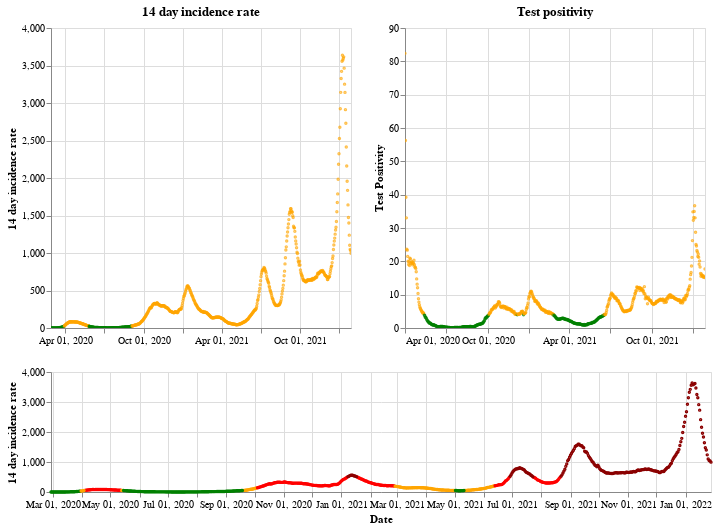

Notebook source saved alongside this figure:
### Markdown cell above
## Scotland

### Code cell
plot_traffic_light('Scotland')

### Figure 1 — Vega-Lite specification as saved in the notebook (floating-point values rounded to 4 significant figures; data arrays with more than 128 entries replaced by an {"elided": "..."} marker saying what was removed)
{"config": {"view": {"continuousWidth": 400, "continuousHeight": 300}}, "vconcat": [{"hconcat": [{"mark": {"type": "point", "size": 2}, "encoding": {"color": {"condition": {"value": "green", "test": "(datum.twoWeeklyCasesRate <= 25)"}, "value": "orange"}, "tooltip": [{"type": "nominal", "field": "areaName"}, {"type": "temporal", "field": "date"}, {"type": "quantitative", "field": "twoWeeklyCasesRate"}, {"type": "quantitative", "field": "testPositivity"}], "x": {"type": "temporal", "axis": {"title": ""}, "field": "date", "scale": {"domain": {"selection": "DateBrush"}}, "timeUnit": "yearmonthdate"}, "y": {"type": "quantitative", "axis": {"title": "14 day incidence rate"}, "field": "twoWeeklyCasesRate"}}, "title": "14 day incidence rate", "width": 300}, {"mark": {"type": "point", "size": 2}, "encoding": {"color": {"condition": {"value": "green", "test": "(datum.testPositivity <= 4)"}, "value": "orange"}, "tooltip": [{"type": "nominal", "field": "areaName"}, {"type": "temporal", "field": "date"}, {"type": "quantitative", "field": "twoWeeklyCasesRate"}, {"type": "quantitative", "field": "testPositivity"}], "x": {"type": "temporal", "axis": {"title": ""}, "field": "date", "scale": {"domain": {"selection": "DateBrush"}}, "timeUnit": "yearmonthdate"}, "y": {"type": "quantitative", "axis": {"title": "Test Positivity"}, "field": "testPositivity"}}, "title": "Test positivity", "width": 300}]}, {"layer": [{"mark": {"type": "point", "size": 2}, "encoding": {"color": {"condition": {"value": "orange", "test": "(((datum.testPositivity < 4) && (datum.twoWeeklyCasesRate >= 50)) && (datum.twoWeeklyCasesRate < 200))"}, "value": "red"}, "opacity": {"condition": {"value": 1, "test": "((datum.twoWeeklyCasesRate >= 50) && (datum.twoWeeklyCasesRate < 500))"}, "value": 0}, "tooltip": [{"type": "nominal", "field": "areaName"}, {"type": "temporal", "field": "date"}, {"type": "quantitative", "field": "twoWeeklyCasesRate"}, {"type": "quantitative", "field": "testPositivity"}], "x": {"type": "temporal", "axis": {"title": "Date"}, "field": "date", "timeUnit": "yearmonthdate"}, "y": {"type": "quantitative", "axis": {"title": "14 day incidence rate"}, "field": "twoWeeklyCasesRate"}}, "selection": {"DateBrush": {"type": "interval", "encodings": ["x"], "fields": ["Time"]}}}, {"mark": {"type": "point", "size": 2}, "encoding": {"color": {"value": "darkred"}, "opacity": {"condition": {"value": 1, "test": "(datum.twoWeeklyCasesRate >= 500)"}, "value": 0}, "tooltip": [{"type": "nominal", "field": "areaName"}, {"type": "temporal", "field": "date"}, {"type": "quantitative", "field": "twoWeeklyCasesRate"}, {"type": "quantitative", "field": "testPositivity"}], "x": {"type": "temporal", "axis": {"title": "Date"}, "field": "date", "timeUnit": "yearmonthdate"}, "y": {"type": "quantitative", "axis": {"title": "14 day incidence rate"}, "field": "twoWeeklyCasesRate"}}}, {"mark": {"type": "point", "size": 2}, "encoding": {"color": {"condition": {"value": "green", "test": "((datum.testPositivity < 4) && (datum.twoWeeklyCasesRate < 50))"}, "value": "orange"}, "opacity": {"condition": {"value": 1, "test": "(datum.twoWeeklyCasesRate < 50)"}, "value": 0}, "tooltip": [{"type": "nominal", "field": "areaName"}, {"type": "temporal", "field": "date"}, {"type": "quantitative", "field": "twoWeeklyCasesRate"}, {"type": "quantitative", "field": "testPositivity"}], "x": {"type": "temporal", "axis": {"title": "Date"}, "field": "date", "timeUnit": "yearmonthdate"}, "y": {"type": "quantitative", "axis": {"title": "14 day incidence rate"}, "field": "twoWeeklyCasesRate"}}}], "height": 120, "width": 660}], "data": {"name": "data-0afa4d6584b187e88fd46156e27de5ab"}, "$schema": "https://vega.github.io/schema/vega-lite/v4.8.1.json", "datasets": {"data-0afa4d6584b187e88fd46156e27de5ab": {"elided": "701 records"}}}
